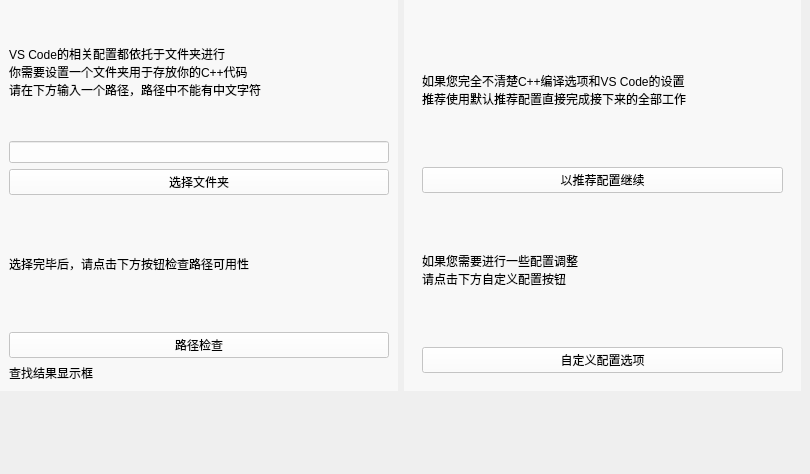
    <widget class="QWidget" name="cpage_3">
     <property name="styleSheet">
      <string notr="true">QWidget#cpage_3{
	background-image: url(:/image/image/background.png);
}</string>
     </property>
     <widget class="QWidget" name="widget_12" native="true">
      <property name="geometry">
       <rect>
        <x>0</x>
        <y>0</y>
        <width>801</width>
        <height>391</height>
       </rect>
      </property>
      <property name="sizePolicy">
       <sizepolicy hsizetype="Preferred" vsizetype="Preferred">
        <horstretch>0</horstretch>
        <verstretch>0</verstretch>
       </sizepolicy>
      </property>
      <property name="styleSheet">
       <string notr="true">background-color: rgba(255, 255, 255, 0);
font: 12pt &quot;Microsoft YaHei UI&quot;;</string>
      </property>
      <layout class="QHBoxLayout" name="horizontalLayout_6" stretch="0,0">
       <item>
        <widget class="QWidget" name="widget_71" native="true">
         <property name="sizePolicy">
          <sizepolicy hsizetype="Expanding" vsizetype="Preferred">
           <horstretch>0</horstretch>
           <verstretch>0</verstretch>
          </sizepolicy>
         </property>
         <property name="styleSheet">
          <string notr="true">QWidget#widget_71{
	background-color: rgba(255, 255, 255, 150);
}</string>
         </property>
         <layout class="QVBoxLayout" name="verticalLayout_37">
          <item>
           <widget class="QLabel" name="label_11">
            <property name="sizePolicy">
             <sizepolicy hsizetype="Preferred" vsizetype="Preferred">
              <horstretch>0</horstretch>
              <verstretch>0</verstretch>
             </sizepolicy>
            </property>
            <property name="text">
             <string>VS Code的相关配置都依托于文件夹进行
你需要设置一个文件夹用于存放你的C++代码
请在下方输入一个路径，路径中不能有中文字符</string>
            </property>
           </widget>
          </item>
          <item>
           <widget class="QLineEdit" name="path_input_3">
            <property name="styleSheet">
             <string notr="true">background-color: rgba(255, 255, 255, 200);</string>
            </property>
           </widget>
          </item>
          <item>
           <widget class="QPushButton" name="pushButton_7">
            <property name="styleSheet">
             <string notr="true">background-color: rgba(255, 255, 255, 200);</string>
            </property>
            <property name="text">
             <string>选择文件夹</string>
            </property>
           </widget>
          </item>
          <item>
           <widget class="QLabel" name="label_12">
            <property name="text">
             <string>选择完毕后，请点击下方按钮检查路径可用性</string>
            </property>
           </widget>
          </item>
          <item>
           <widget class="QPushButton" name="pushButton_16">
            <property name="styleSheet">
             <string notr="true">background-color: rgba(255, 255, 255, 200);</string>
            </property>
            <property name="text">
             <string>路径检查</string>
            </property>
           </widget>
          </item>
          <item>
           <widget class="QLabel" name="notice_3">
            <property name="sizePolicy">
             <sizepolicy hsizetype="Preferred" vsizetype="Fixed">
              <horstretch>0</horstretch>
              <verstretch>0</verstretch>
             </sizepolicy>
            </property>
            <property name="text">
             <string>查找结果显示框</string>
            </property>
           </widget>
          </item>
         </layout>
        </widget>
       </item>
       <item>
        <widget class="QWidget" name="widget_13" native="true">
         <property name="sizePolicy">
          <sizepolicy hsizetype="Expanding" vsizetype="Expanding">
           <horstretch>0</horstretch>
           <verstretch>0</verstretch>
          </sizepolicy>
         </property>
         <property name="styleSheet">
          <string notr="true">QWidget#widget_13{
	background-color: rgba(255, 255, 255, 150);
}</string>
         </property>
         <layout class="QVBoxLayout" name="verticalLayout_5">
          <item>
           <widget class="QWidget" name="widget_14" native="true">
            <property name="sizePolicy">
             <sizepolicy hsizetype="Preferred" vsizetype="Expanding">
              <horstretch>0</horstretch>
              <verstretch>0</verstretch>
             </sizepolicy>
            </property>
            <layout class="QVBoxLayout" name="verticalLayout_6">
             <item>
              <widget class="QLabel" name="label_13">
               <property name="text">
                <string>如果您完全不清楚C++编译选项和VS Code的设置
推荐使用默认推荐配置直接完成接下来的全部工作</string>
               </property>
              </widget>
             </item>
             <item>
              <widget class="QPushButton" name="cnext_button_3">
               <property name="sizePolicy">
                <sizepolicy hsizetype="MinimumExpanding" vsizetype="Fixed">
                 <horstretch>0</horstretch>
                 <verstretch>0</verstretch>
                </sizepolicy>
               </property>
               <property name="styleSheet">
                <string notr="true">background-color: rgba(255, 255, 255, 200);</string>
               </property>
               <property name="text">
                <string>以推荐配置继续</string>
               </property>
              </widget>
             </item>
             <item>
              <widget class="QLabel" name="label_14">
               <property name="text">
                <string>如果您需要进行一些配置调整
请点击下方自定义配置按钮</string>
               </property>
              </widget>
             </item>
             <item>
              <widget class="QPushButton" name="cnext_button_4">
               <property name="styleSheet">
                <string notr="true">background-color: rgba(255, 255, 255, 200);</string>
               </property>
               <property name="text">
                <string>自定义配置选项</string>
               </property>
              </widget>
             </item>
            </layout>
           </widget>
          </item>
         </layout>
        </widget>
       </item>
      </layout>
     </widget>
     <widget class="QWidget" name="widget_70" native="true">
      <property name="geometry">
       <rect>
        <x>0</x>
        <y>390</y>
        <width>801</width>
        <height>75</height>
       </rect>
      </property>
      <property name="styleSheet">
       <string notr="true">QWidget#widget_70{
	image: url(:/image/image/cpp进度2.png);
    
	background-color: rgba(255, 255, 255, 0);
}</string>
      </property>
     </widget>
    </widget>
